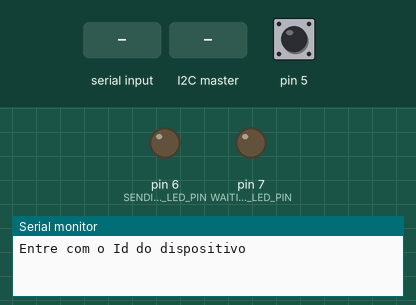
A sketch run on a simulated Arduino Uno, built with avr-gcc and run on an emulated ATmega328P. Shown: output pins drawn as LEDs (lit = HIGH), the last lines printed to the serial monitor. Inputs (shaded band) come from the test bench; at power-on: pin 5 HIGH.

Above: at 0.9 s.
1.0 s: "90,45\n" received over Serial
2.6 s: "30,150\n" received over Serial
At 2.78 s:
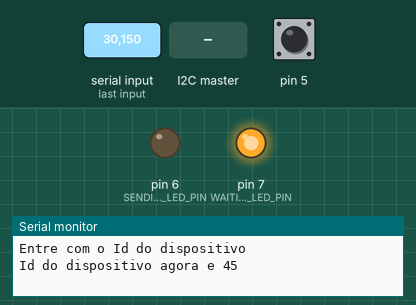
4.3 s: the I2C master sends the byte 0
At 5.1 s:
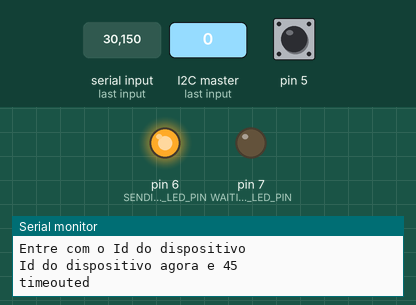
5.8 s: "0\n" received over Serial
At 5.98 s:
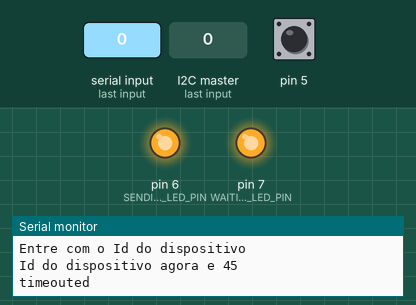
7.5 s: pin 5 pulled LOW for 0.15 s
9.1 s: the I2C master sends the byte 1
Timing chart, 0 to 11.6 s (numbered marks = the images above; inputs shaded):
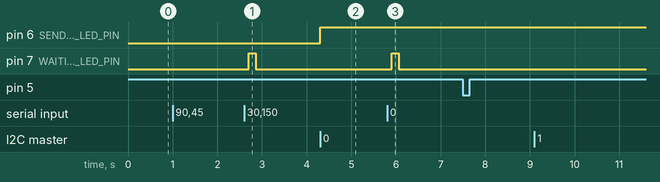

Measured:
- after the input at 2.6 s, pin 7 (WAITING_LED_PIN): LOW → HIGH after 0.11 s, → LOW 0.15 s later
- after the input at 4.3 s, pin 6 (SENDING_LED_PIN): LOW → HIGH at once
- after the input at 5.8 s, pin 7 (WAITING_LED_PIN): LOW → HIGH after 0.11 s, → LOW 0.15 s later

The sketch:

pripheral.ino
```cpp
#include <Wire.h>

enum Status
{
  Missing = 0,
  Idle = 1,
  Pending = 2
};

enum Message
{
  Request = 0,
  Sending = 1
};
enum State
{
  Writing = 0,
  Editing = 1,
  Waiting = 2
};

const int SENDING_LED_PIN = 6;
const int WAITING_LED_PIN = 7;
const int MAX_ID = 99;
const int TIMEOUT = 110;
int id = 0;
int state = Writing;
int is_sending = 0;
int time_started_waiting = 0;
char message[16] = {0};

int fill_id()
{
  int has_filled = 0;
  while (Serial.available())
  {
    int integer = Serial.parseInt();
    if (integer != 0)
    {
      if (integer > MAX_ID)
      {
        Serial.print(integer);
        Serial.println(" e maior que o numero maximo de arduinos");
      }
      else
      {
        has_filled = 1;
        id = integer;
      }
    }
  }
  return has_filled;
}

void clear_message()
{
  for (int i = 0; i < 16; i++)
  {
    message[i] = 0;
  }
}
int has_message()
{
  return message[0] != 0;
}
void set_sending(int new_value)
{
  is_sending = new_value;
  digitalWrite(SENDING_LED_PIN, new_value);
}
void start_wire()
{
  Wire.begin(id);
  Wire.onRequest(request);
  Wire.onReceive(receiveEvent);
}
void set_state(int new_state)
{
  if (state == Editing && new_state != state)
  {
    Serial.println("Saindo do modo edicao");
  }
  if (new_state == Writing)
  {
    digitalWrite(WAITING_LED_PIN, 0);
  }
  if (new_state == Waiting)
  {
    digitalWrite(WAITING_LED_PIN, 1);
    time_started_waiting = millis();
  }
  if (new_state == Editing)
  {
    Serial.println("Entrando no modo edicao");
  }
  state = new_state;
}
void notify_id_change()
{
  Serial.print("Id do dispositivo agora e ");
  Serial.println(id);
}
void setup()
{
  Serial.begin(9600);

  Serial.setTimeout(100);

  pinMode(SENDING_LED_PIN, OUTPUT);
  pinMode(WAITING_LED_PIN, OUTPUT);
  pinMode(5, INPUT_PULLUP);
  Serial.println("Entre com o Id do dispositivo");
  while (id == 0)
  {
    fill_id();
  }
  notify_id_change();
  start_wire();
}

void loop()
{
  int new_state = state;
  if (state == Writing)
  {
    // Espera por uma mensagem no serial
    if (Serial.available())
    {
      // for some reason it is splitting the Serial input
      // really dont understand
      // waiting seems to fix the issue
      delay(100);
      // Pega a mensagem do serial limitando a 16 caracteres
      int i = 0;
      while (Serial.available())
      {
        char ch = Serial.read();
        if (i < 16)
        {
          message[i] = ch;
          i += 1;
        }
      }
      // se tiver uma mensagem no arduino entre em espera
      if (has_message())
      {
        new_state = Waiting;
        time_started_waiting = millis();
      }
    }
    // Entra no modo edição se tiver com a chave ligada
    int edit_mode = !digitalRead(5);
    if (edit_mode && new_state == Writing)
    {
      new_state = Editing;
    }
  }
  if (state == Editing)
  {
    // atualiza o id se tiver um id valido no serial
    if (Serial.available())
    {
      int has_changed = fill_id();
      if (has_changed)
      {
        notify_id_change();
        Wire.end();
        start_wire();
      }
    }

    int edit_mode = !digitalRead(5);
    // sai do modo edição baseado na chave de edição
    if (!edit_mode)
    {
      new_state = Writing;
    }
  }
  if (state == Waiting)
  {
    // timeout de espera e limpa a mensagem se ocorrer
    if (time_started_waiting != 0 && (time_started_waiting + TIMEOUT) <= millis())
    {
      Serial.println("timeouted");
      clear_message();
      new_state = Writing;
    }
  }

  if (state != new_state)
  {
    set_state(new_state);
  }
  delay(50);
}

void request()
{
  if (is_sending)
  {
    // se tiver enviando a mensagem envia a mensagem
    for (int i = 0; i < 16; i++)
    {
      Wire.write(message[i]);
    }
    // para o envio e volta ao estado inicial
    set_sending(0);
    set_state(Writing);
    clear_message();
  }
  else
  {
    // se tiver mensagem no arduino avisa o controlador que esta pending
    // se nao fala que ta idle
    if (!has_message())
    {
      Wire.write(Idle);
    }
    else
    {
      Wire.write(Pending);
    }
  }
}
void receiveEvent(int howMany)
{
  if (Wire.available())
  {
    int c_message = Wire.read();
    // Quando é uma requisição do controlador inicia a enviagem
    if (c_message == Request)
    {
      set_sending(1);
    }

    // Se for uma mensagem mostra a mensagem no serial
    if (c_message == Sending)
    {
      int from_id = Wire.read();
      if (id == from_id)
      {
        Serial.print("Voce: ");
      }
      else
      {
        Serial.print("Id ");
        Serial.print(from_id);
        Serial.print(": ");
      }
      while (Wire.available())
      {
        char ch = Wire.read();
        Serial.print(ch);
      }
      Serial.println(" ");
    }
  }
}
```
